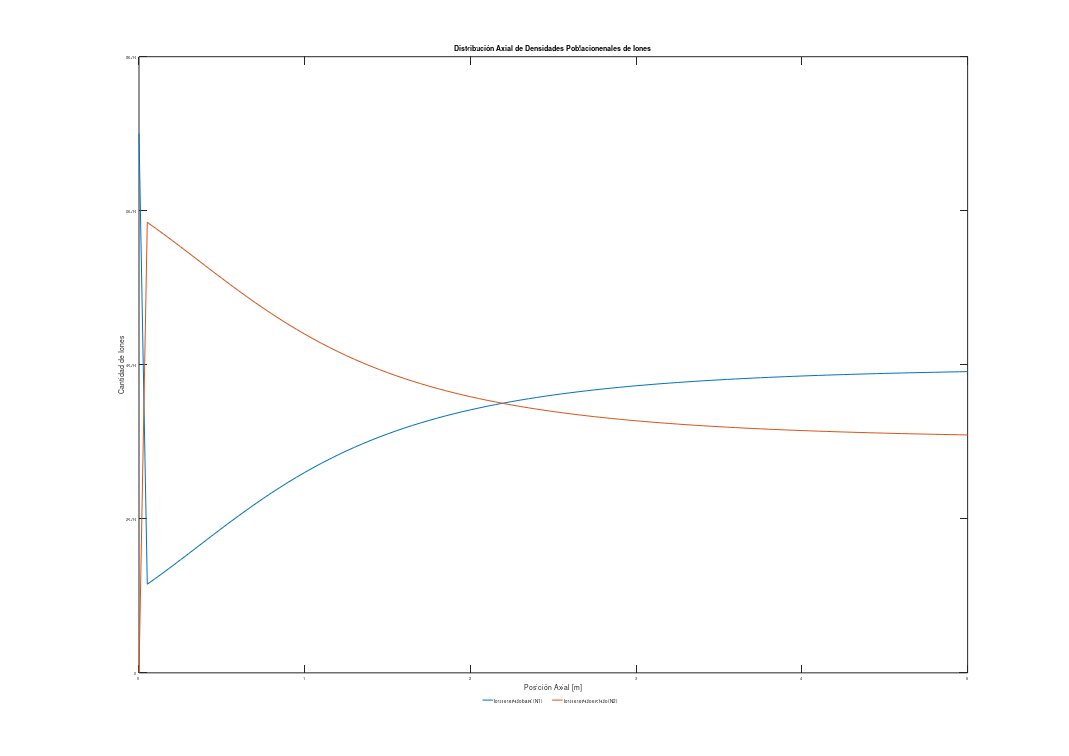

The MATLAB script that drew this image:
clear all; close all; clc

set( gcf,'PaperSize',[29.7 21.0], 'PaperPosition',[0 0 29.7 21.0])


% SAVE:
% print -dpdf 'NAME'

% DAT = [lambdas Gain01 lambdas Gain11a frecuencias NF01 NF11a];
load("MatlabSigGains.mat")
%load("MatlabDat.mat")
load("ModeGain.mat")
load("AmplifiedSignals.mat");

%% GANANCIAS

% figure(1)

% plot(DAT(:,1).*1e9,DAT(:,2), "DisplayName","LP01 - Simulador Matlab" , Color= '#0072BD') ; hold on
% plot(AmplifiedSignals(:,1),AmplifiedSignals(:,2),"DisplayName","LP01 - VPIPhotonics" , LineStyle="--", Color= '#0072BD' ) ; 
% plot(DAT(:,1).*1e9,DAT(:,4),  "DisplayName","LP11a - Simulador Matlab", "Color", '#D95319' )
% plot(AmplifiedSignals(:,1),AmplifiedSignals(:,4),"DisplayName","LP11a - VPIPhotonics", LineStyle="--" , Color='#D95319') 
% xlabel('Longitud de Onda [nm]') ; ylabel('Ganancia [dB]') ; title("Ganancia EDFA con Bombeo en LP12a") ; 
% legend('Location', 'southoutside','Orientation','horizontal','Box','off', "NumColumns" , 4)
% 
% DG01 =  abs(DAT(:,2) - AmplifiedSignals(:,2)) ;
% DG11 = abs(DAT(:,4) - AmplifiedSignals(:,4)) ;
%     % Diferencia de Ganancias
% yyaxis right
% ylabel('Diferencia de Ganancias')
% plot(DAT(:,1).*1e9 , DG01 ,  "-o" , DisplayName = "DG - LP01" , Color='#0072BD')
% plot(DAT(:,1).*1e9 , DG11 ,  "-o" , DisplayName = "DG - LP11a" , Color='#D95319')
% ylim([0, 2]) ; %grid minor




%% NOISE FIGURE
% figure(2)
% 
% plot(DAT(:,1).*1e9,DAT(:,6), "DisplayName","LP01 - Simulador" , Color= '#0072BD') ; 
% hold on
% plot(AmplifiedSignals(:,1),fliplr(ModeGainsandNFs(:,4)),"DisplayName","LP01 - VPIPhotonics" , LineStyle="--", Color= '#0072BD' ) ; 
% plot(DAT(:,1).*1e9,DAT(:,7),  "DisplayName","LP11a - Simulador", "Color", '#D95319' )
% plot(AmplifiedSignals(:,1),fliplr(ModeGainsandNFs(:,8)),"DisplayName","LP11a - VPIPhotonics", LineStyle="--" , Color='#D95319') 
% xlabel('Longitud de Onda [nm]') ; ylabel('Noise Figure [dB]') ; title("Comparación de NF obtenidas mediante Simulador y VPIphotonics") ; 
% legend('Location', 'southoutside','Orientation','horizontal','Box','off')
% 
% 
% 
% VPISignal(end,1) = VPISignal(end,1)/1e10;
% zVPI = VPISignal(:,1);
% %lambda = DAT(1,1);  % ORDENADOS DE MAYOR A MENOR, IGUAL QE LOS DE VPISIGNAL
% 
% 
% colors = ["#0072BD" , "#D95319" , "#EDB120" , "#7E2F8E" , "#77AC30" , "#4DBEEE" , "#A2142F"];
% 
% for i = 0
%     lambda = DAT(1+i,1);
%     plot(z,S01(1+i,:), "DisplayName",strcat("LP01 - Simulador @", int2str(lambda*1e9) , "nm"), Color= colors(i+1)) ; 
%     hold on
%     plot(zVPI,VPISignal_01(:,1+i),"DisplayName",strcat("LP01 - VPIPhotonics",int2str(lambda*1e9) , "nm" ) , LineStyle="--", Color= colors(i+1) ) ;
% end
% %plot(DAT(:,1).*1e9,DAT(:,7),  "DisplayName","LP11a - Simulador", "Color", '#D95319' )
% %plot(AmplifiedSignals(:,1),fliplr(ModeGainsandNFs(:,8)),"DisplayName","LP11a - VPIPhotonics", LineStyle="--" , Color='#D95319') 
% xlabel('Posición en EDFA [m]') ; ylabel('Potencia [dBm]') ; title("Comparación de Evolución Potencias obtenidas mediante Simulador y VPIphotonics") ; 
% legend('Location', 'southoutside','Orientation','horizontal','Box','off')


%% Propagación

load('VPI_EDFAmmDifPump_axialdist.mat') 
load("MatlabS01.mat")
load("MatlabS11_a.mat")
load("MatlabEDFA_Pump12a.mat")

% % %              Propagación SEÑAL LP01

% z = linspace(0,5,length(S01(1,:)));
% zvpi = linspace(0,5,length(vpiedfamm.axialdist.Sig.LP_01(:,1)));
% 
% 
% for i=0:6
%     plot(z , EDFA.Nucleo1.signal.Potencia_dBm.LP_01(1+8*i,:) , "DisplayName", strcat(int2str(DAT(1+8*i,1)*1e9) , " nm")) ; hold on
% end
% set(gca,'ColorOrderIndex',1,'FontSize', 8)
% for i=0:6
%     plot(zvpi , vpiedfamm.axialdist.Sig.LP_01(:,1+8*i) , "DisplayName", strcat(int2str(DAT(1+8*i,1)*1e9) , " nm") , LineStyle="--" )
% end
% legend('Location', 'southoutside','Orientation','horizontal','Box','off', "NumColumns" , 7,'FontSize', 9)
% xlabel('Posición Axial [m]','FontSize', 14) ; ylabel('Potencia [dBm]','FontSize', 14); title('Distribución Axial de la Potencia de Señal LP01','FontSize', 14)


%               Propagacion SEÑAL LP11

% z = linspace(0,5,length(S01(1,:)));
% zvpi = linspace(0,5,length(vpiedfamm.axialdist.Sig.LP_01(:,1)));
% 
% 
% for i=0:6
%     plot(z , EDFA.Nucleo1.signal.Potencia_dBm.LP_11_a(1+8*i,:) , "DisplayName", strcat(int2str(DAT(1+8*i,1)*1e9) , " nm")) ; hold on
% end
% set(gca,'ColorOrderIndex',1,'FontSize',8)
% for i=0:6
%     plot(zvpi , vpiedfamm.axialdist.Sig.LP_11a(:,1+8*i) , "DisplayName", strcat(int2str(DAT(1+8*i,1)*1e9) , " nm") , LineStyle="--" )
% end
% legend('Location', 'southoutside','Orientation','horizontal','Box','off', "NumColumns" , 7,'FontSize', 9)
% xlabel('Posición Axial [m]','FontSize', 14) ; ylabel('Potencia [dBm]','FontSize', 14); title('Distribución Axial de la Potencia de Señal LP11a','FontSize', 14)

%               Propagación Bombeo

% z = linspace(0,5,length(S01(1,:)));
% zvpi = linspace(0,5,length(vpiedfamm.axialdist.Sig.LP_01(:,1)));
% 
% 
% plot(z , EDFA.Nucleo1.pump.Potencia_dBm.LP_12_a(1,:) , "DisplayName", "Matlab") ; hold on
% 
% plot(zvpi , vpiedfamm.axialdist.Pump(:,1) , "DisplayName", "VPIphotonics" )% ,LineStyle="--" )
% 
% set(gca,'FontSize', 8)
% legend('Location', 'southoutside','Orientation','horizontal','Box','off', "NumColumns" , 7,'FontSize', 9)
% xlabel('Posición Axial [m]','FontSize', 14) ; ylabel('Potencia [dBm]','FontSize', 14); title('Distribución Axial de la Potencia de Bombeo LP12a','FontSize', 14)
% ylim([8 31])


%% %               Propagación ASE , OSNR , NF
vpiasePos = [4 , 12 , 21, 29, 36, 45, 52];

Pan = EDFA.Nucleo1.Pan;
Pap = EDFA.Nucleo1.Pap;
z = linspace(0,5,length(S01(1,:)));
zvpi = linspace(0,5,length(vpiedfamm.axialdist.ASE.LP_01(:,1)));

% %         LP01
% % % ASE+ 
%  %%  Matlab
% for i=0:6
%     plot(z , Pap.LP_01(1+8*i,:) , "DisplayName", strcat(int2str(DAT(1+8*i,1)*1e9) , " nm")) ; hold on
% end
% % % %%  VPI
% set(gca,'ColorOrderIndex',1,'FontSize',8)
% for i=1:length(vpiasePos)
%     plot(zvpi , vpiedfamm.axialdist.ASE.LP_01(:,vpiasePos(i)) , "DisplayName", strcat(int2str(vpiedfamm.ASElam(1,vpiasePos(i))*1e9) , " nm") , LineStyle="--" )
% end
% 
% legend('Location', 'southoutside','Orientation','horizontal','Box','off', "NumColumns" , 7,'FontSize', 9)
% xlabel('Posición Axial [m]','FontSize', 14) ; ylabel('Potencia [dBm]','FontSize', 14); title('Distribución Axial de la Potencia de Ruido ASE+ en modo LP01','FontSize', 14)
% ylim([-90 -30])
% 
% maxAseDif = -100000;
% for i = 0:6
%     if maxAseDif < abs( Pap.LP_01(1+8*i,end) - vpiedfamm.axialdist.ASE.LP_01(end,vpiasePos(i+1)) )
%         maxAseDif = abs( Pap.LP_01(1+8*i,end) - vpiedfamm.axialdist.ASE.LP_01(end,vpiasePos(i+1)) ) ;
%         maxdiffLambda = (DAT(1+8*i,1)*1e9);
%     end
% end
% %dB
% for i = 0:6
%     if maxAseDif < abs( 1e-3*10.^(Pap.LP_01(1+3*i,end)) - 1e-3*10.^(vpiedfamm.axialdist.ASE.LP_01(end,vpiasePos(i+1))) )
%         maxAseDifdB = 10*log10( abs( 1e-3*10.^(Pap.LP_01(1+3*i,end)) - 1e-3*10.^(vpiedfamm.axialdist.ASE.LP_01(end,vpiasePos(i+1))) )/1e3) ;
%         maxdiffLambda = (DAT(1+3*i,1)*1e9);
%     end
% end
% annotation('textbox', [0.1254, 0.148, 0, 0], 'string', 'Matlab')
% annotation('textbox', [0.1254, 0.128, 0, 0], 'string', 'VPIphotonics')

        % LP11a
%%%% ASE+ Matlab
% for i=0:6
%     plot(z , Pap.LP_11_a(1+8*i,:) , "DisplayName", strcat(int2str(DAT(1+8*i,1)*1e9) , " nm")) ; hold on
% end
% 
% set(gca,'ColorOrderIndex',1,'FontSize',8)
% 
% %%%% ASE+ VPI
% for i=1:length(vpiasePos)
%     plot(zvpi , vpiedfamm.axialdist.ASE.LP_11a(:,vpiasePos(i)) , "DisplayName", strcat(int2str(vpiedfamm.ASElam(1,vpiasePos(i))*1e9) , " nm") , LineStyle="--" )
% end
% 
% legend('Location', 'southoutside','Orientation','horizontal','Box','off', "NumColumns" , 7,'FontSize', 9)
% xlabel('Posición Axial [m]','FontSize', 14) ; ylabel('Potencia [dBm]','FontSize', 14); title('Distribución Axial de la Potencia de Ruido ASE+ en modo LP11a','FontSize', 14)
% ylim([-90 -30])
% 
% maxAseDif = -100000;
% for i = 0:6
%     if maxAseDif < abs( Pap.LP_11_a(1+8*i,end) - vpiedfamm.axialdist.ASE.LP_11a(end,vpiasePos(i+1)) )
%         maxAseDif = abs( Pap.LP_11_a(1+8*i,end) - vpiedfamm.axialdist.ASE.LP_11a(end,vpiasePos(i+1)) ) ;
%         maxdiffLambda = (DAT(1+8*i,1)*1e9);
%     end
% end
% annotation('textbox', [0.1254, 0.148, 0, 0], 'string', 'Matlab')
% annotation('textbox', [0.1254, 0.128, 0, 0], 'string', 'VPIphotonics')


%               Propagación ASE + -

Pan = EDFA.Nucleo1.Pan;
Pap = EDFA.Nucleo1.Pap;
Pase = EDFA.Nucleo1.Pase;

z = linspace(0,5,length(S01(1,:)));
zvpi = linspace(0,5,length(vpiedfamm.axialdist.Sig.LP_01(:,1)));

% %% LP01
% % ASE+ Matlab
% for i=0:6
%     plot(z , Pap.LP_01(1+8*i,:) , "DisplayName", strcat(int2str(DAT(1+8*i,1)*1e9) , " nm")) ; hold on
% end
% 
% % ASE- Matlab
% set(gca,'ColorOrderIndex',1,'FontSize',8)
% for i=0:6
%     plot(z , Pan.LP_01(1+8*i,:) , "DisplayName", strcat(int2str(DAT(1+8*i,1)*1e9) , " nm") ) ; hold on
% end
% 
% legend('Location', 'southoutside','Orientation','horizontal','Box','off', "NumColumns" , 7,'FontSize',9)
% xlabel('Posición Axial [m]','FontSize',14) ; ylabel('Potencia [dBm]','FontSize',14); title('Distribución Axial de Ruido ASE Total en modo LP01','FontSize',14)
% ylim([-90 -30])


% %% LP11a

% for i=0:6
%     plot(z , Pap.LP_11_a(1+8*i,:) , "DisplayName", strcat(int2str(DAT(1+8*i,1)*1e9) , " nm")) ; hold on
% end
% 
% % ASE- Matlab
% set(gca,'ColorOrderIndex',1,'FontSize',8)
% for i=0:6
%     plot(z , Pan.LP_11_a(1+8*i,:) , "DisplayName", strcat(int2str(DAT(1+8*i,1)*1e9) , " nm") ) ; hold on
% end
% 
% legend('Location', 'southoutside','Orientation','horizontal','Box','off', "NumColumns" , 7,'FontSize',9)
% xlabel('Posición Axial [m]','FontSize',14) ; ylabel('Potencia [dBm]','FontSize',14); title('Distribución Axial de Ruido ASE Total en modo LP11a','FontSize',14)
% ylim([-90 -30])




% % % NF Y OSNR
 
Pan = EDFA.Nucleo1.Pan;
Pap = EDFA.Nucleo1.Pap;
%Pase = EDFA.Nucleo1.Pase;

% Osnr01Matlab = EDFA.Nucleo1.signal.Potencia_dBm.LP_01 - Pap.LP_01;
% NF01Matlab = Osnr01Matlab(:,2) - Osnr01Matlab(:,end);
% Osnr11aMatlab = EDFA.Nucleo1.signal.Potencia_dBm.LP_11_a - Pap.LP_11_a;
% NF11aMatlab = Osnr11aMatlab(:,2) - Osnr11aMatlab(:,end);
% 
% 
% for i=1:50
%     Osnr01VPI(:,i) = vpiedfamm.axialdist.Sig.LP_01(:,i) - vpiedfamm.axialdist.ASE.LP_01(:,i+3);
%     Osnr11aVPI(:,i) = vpiedfamm.axialdist.Sig.LP_11a(:,i) - vpiedfamm.axialdist.ASE.LP_11a(:,i+3);
% end
% NF01VPI = Osnr01VPI(3,:) - Osnr01VPI(end,:);
% NF11aVPI = Osnr11aVPI(3,:) - Osnr11aVPI(end,:);
% 
% plot(DAT(:,1).*1e9 , NF01Matlab , "DisplayName" , "Matlab LP01" ) , hold on
% plot(DAT(:,1).*1e9 , NF11aMatlab , "DisplayName" , "MatlabLP11a" )
% 
% set(gca,'ColorOrderIndex',1,'FontSize',8)
% 
% plot(DAT(:,1).*1e9 , NF01VPI , "DisplayName" , "VPIphotonics LP01" , LineStyle="--"  )
% plot(DAT(:,1).*1e9 , NF11aVPI , "DisplayName" , "VPIphotonics LP11a" , LineStyle="--"  )
% 
% legend('Location', 'southoutside','Orientation','horizontal','Box','off', "NumColumns" , 2,'FontSize',9)
% xlabel('Longitud de Onda [nm]','FontSize',14) ; ylabel('NF [dB]','FontSize',14); title('Figura de Ruido','FontSize',14)
% %ylim([8 15])
% 
% for i=1:length(NF01VPI)
%     DiffNF01(1,i) = (abs(NF01VPI(i) - NF01Matlab(i)));
%     DiffNF01(2,i) = DAT(i,1);
%     DiffNF11(1,i) = (abs(NF11aVPI(i) - NF11aMatlab(i)));
%     DiffNF11(2,i) = DAT(i,1);
% end
% 
% annotation('textbox', [0.28, 0.148, 0, 0], 'string', 'Matlab')
% annotation('textbox', [0.28, 0.128, 0, 0], 'string', 'VPIphotonics')
% ylim([10 15])


%% N1 y N2

plot(z,EDFA.Nucleo1.N1 , "DisplayName" , "Iones en estado basal (N1)") ; hold on
plot(z,EDFA.Nucleo1.N2 , "DisplayName" , "Iones en estado excitado (N2)")
set(gca,'ColorOrderIndex',1,'FontSize',8)

legend('Location', 'southoutside','Orientation','horizontal','Box','off', "NumColumns" , 1,'FontSize',9)
xlabel('Posición Axial [m]','FontSize',14) ; ylabel('Cantidad de Iones','FontSize',14); title('Distribución Axial de Densidades Poblacionenales de Iones','FontSize',14)
% print -dpdf 'PoblacionIonesPump12'

% %% Inversion Fraccional
load("VPI_InversionFraction.mat")

% plot(z,(EDFA.Nucleo1.N2./EDFA.Nucleo1.Nt)*100 , "DisplayName" , "Matlab") ; hold on
% plot(VPI_InversionFraction(:,1),VPI_InversionFraction(:,2) , "DisplayName" , "VPIphotonics")
% set(gca,'ColorOrderIndex',1,'FontSize',8)
% 
% legend('Location', 'southoutside','Orientation','horizontal','Box','off', "NumColumns" , 1,'FontSize',9)
% xlabel('Posición Axial [m]','FontSize',14) ; ylabel('Iones Excitados (N2) [%]','FontSize',14); title('Distribución Axial de Iones Excitados','FontSize',14)


%% Cargar resultado vpi.. desde columna ec
% VPISignal = resultadovpipropagacionaxial;
% 
% for i=0:19
%     VPISignal_01(:,i+1) = VPISignal(:,2+4*i)/10e13;
%     VPISignal_11a(:,i+1) = VPISignal(:,4+4*i)/10e13;
% end
% VPISignal_01([1,2],:) = VPISignal_01([1,2],:).*10e13;
% VPISignal_11a([1,2],:) = VPISignal_11a([1,2],:).*10e13;
